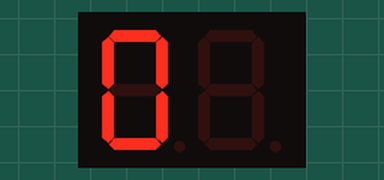
Recording of a sketch running on a simulated Arduino Nano, built with avr-gcc and run on an emulated ATmega328P. On the bench: 2-digit seven-segment display. Wiring (from diagram.json): 2-digit 7-segment display, segments lit when HIGH: segments pin 2, pin 3, pin 4, pin 5, pin 6, pin 7, pin 8. The segment pins are drawn as the display they are named for.

Above: at 0.37 s.
At 0.81 s:
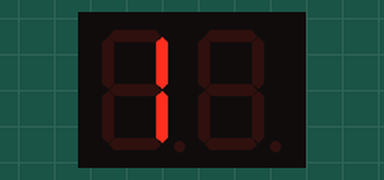
At 1.31 s:
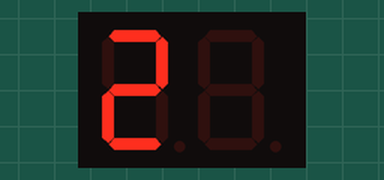
At 2.31 s:
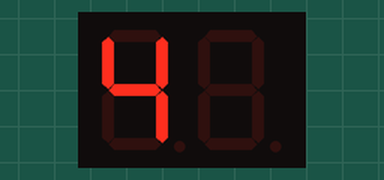
At 3.1 s:
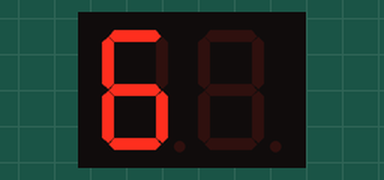
At 4.1 s:
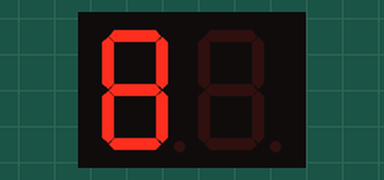

Measured:
- by itself, everything shown: repeats every 5.0 s, in 10 steps
- what the display in image 1 shows lasts 0.5 s, from 0.6 s to 1.1 s

The sketch:

sketch.ino
```cpp
// CIRCUITO 1: CONTADOR DE 0 A 9 (GUÍA OFICIAL LAB 2.2 - PÁG. 6 Y 7)
// Control de Displays de 7 segmentos de cátodo común con Arduino Nano

// Declaramos los pines de salida, en el proyecto así lo tenemos cableado
int a = 2;
int b = 3;
int c = 4;
int d = 5;
int e = 6;
int f = 7;
int g = 8;
int tiempo = 500; // Tiempo de espera entre números (ms)

// Configuramos los pines de los segmentos como salidas
void setup() {
  pinMode(a, OUTPUT);
  pinMode(b, OUTPUT);
  pinMode(c, OUTPUT);
  pinMode(d, OUTPUT);
  pinMode(e, OUTPUT);
  pinMode(f, OUTPUT);
  pinMode(g, OUTPUT);
}

void loop() {
  // Cero (0)
  digitalWrite(a, 1);
  digitalWrite(b, 1);
  digitalWrite(c, 1);
  digitalWrite(d, 1);
  digitalWrite(e, 1);
  digitalWrite(f, 1);
  digitalWrite(g, 0);
  delay(tiempo);

  // Uno (1)
  digitalWrite(a, 0);
  digitalWrite(b, 1);
  digitalWrite(c, 1);
  digitalWrite(d, 0);
  digitalWrite(e, 0);
  digitalWrite(f, 0);
  digitalWrite(g, 0);
  delay(tiempo);

  // Dos (2)
  digitalWrite(a, 1);
  digitalWrite(b, 1);
  digitalWrite(c, 0);
  digitalWrite(d, 1);
  digitalWrite(e, 1);
  digitalWrite(f, 0);
  digitalWrite(g, 1);
  delay(tiempo);

  // Tres (3)
  digitalWrite(a, 1);
  digitalWrite(b, 1);
  digitalWrite(c, 1);
  digitalWrite(d, 1);
  digitalWrite(e, 0);
  digitalWrite(f, 0);
  digitalWrite(g, 1);
  delay(tiempo);

  // Cuatro (4)
  digitalWrite(a, 0);
  digitalWrite(b, 1);
  digitalWrite(c, 1);
  digitalWrite(d, 0);
  digitalWrite(e, 0);
  digitalWrite(f, 1);
  digitalWrite(g, 1);
  delay(tiempo);

  // Cinco (5)
  digitalWrite(a, 1);
  digitalWrite(b, 0);
  digitalWrite(c, 1);
  digitalWrite(d, 1);
  digitalWrite(e, 0);
  digitalWrite(f, 1);
  digitalWrite(g, 1);
  delay(tiempo);

  // Seis (6)
  digitalWrite(a, 1);
  digitalWrite(b, 0);
  digitalWrite(c, 1);
  digitalWrite(d, 1);
  digitalWrite(e, 1);
  digitalWrite(f, 1);
  digitalWrite(g, 1);
  delay(tiempo);

  // Siete (7)
  digitalWrite(a, 1);
  digitalWrite(b, 1);
  digitalWrite(c, 1);
  digitalWrite(d, 0);
  digitalWrite(e, 0);
  digitalWrite(f, 0);
  digitalWrite(g, 0);
  delay(tiempo);

  // Ocho (8)
  digitalWrite(a, 1);
  digitalWrite(b, 1);
  digitalWrite(c, 1);
  digitalWrite(d, 1);
  digitalWrite(e, 1);
  digitalWrite(f, 1);
  digitalWrite(g, 1);
  delay(tiempo);

  // Nueve (9)
  digitalWrite(a, 1);
  digitalWrite(b, 1);
  digitalWrite(c, 1);
  digitalWrite(d, 1);
  digitalWrite(e, 0);
  digitalWrite(f, 1);
  digitalWrite(g, 1);
  delay(tiempo);
}
```
